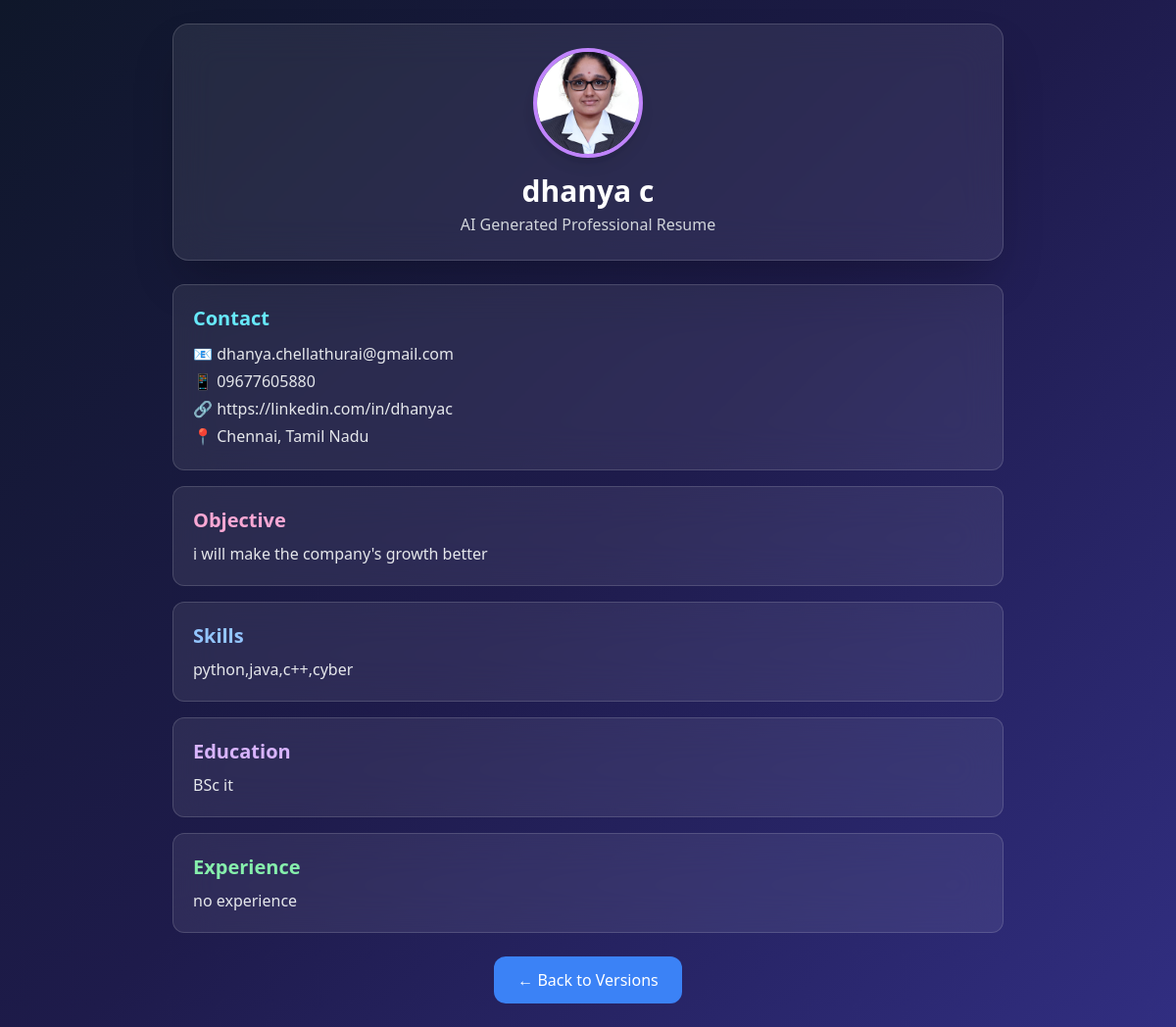
The page /preview/1 on the database as committed earlier.
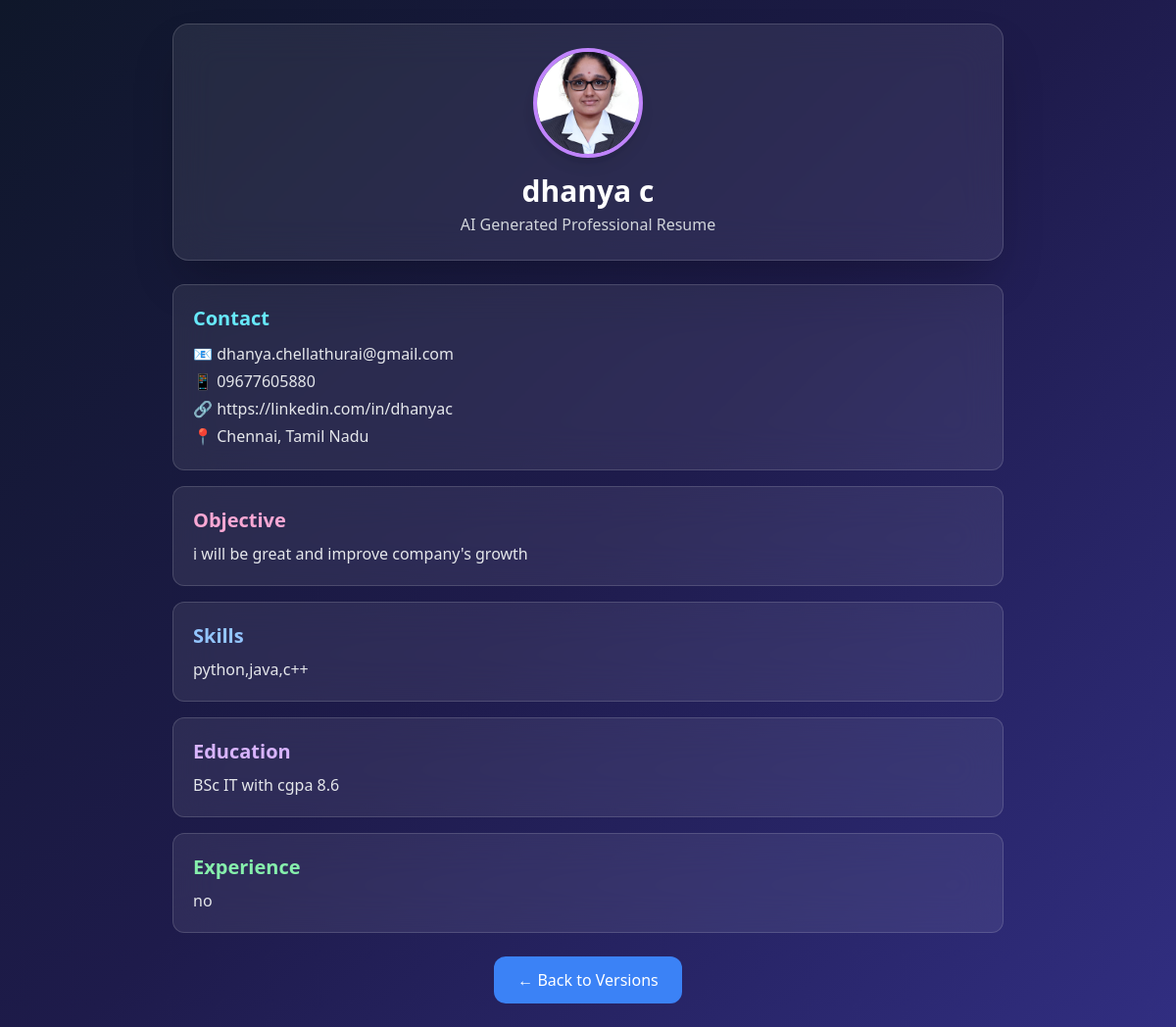
The same page on the database as committed later.
### tables this page shows
CREATE TABLE resume_versions(
        id INTEGER PRIMARY KEY AUTOINCREMENT,
        name TEXT,
        email TEXT,
        phone TEXT,
        linkedin TEXT,
        objective TEXT,
        skills TEXT,
        education TEXT,
        experience TEXT,
        location TEXT,
        photo TEXT,
        template TEXT,
        version_number INTEGER,
        score INTEGER
    );

### app.py (the view)
@app.route('/preview/<int:id>')
def preview(id):
    conn = get_db()
    resume = conn.execute("SELECT * FROM resume_versions WHERE id=?", (id,)).fetchone()
    conn.close()
    return render_template("preview.html",
                           resume=resume,
                           rank=get_rank(resume["score"]))

### app.py (called while the page is built)
def get_db():
    conn = sqlite3.connect("database.db")
    conn.row_factory = sqlite3.Row
    return conn

def get_rank(score):
    if score >= 90:
        return "Excellent"
    elif score >= 70:
        return "Good"
    elif score >= 50:
        return "Average"
    return "Poor"

### templates/preview.html (shortened to what this page needs)
<!DOCTYPE html>
<html>
<head>
    <script src="https://cdn.tailwindcss.com"></script>
</head>
<body class="text-white font-sans">
<div class="max-w-4xl mx-auto p-6">
<div class="glass rounded-2xl p-6 shadow-2xl text-center">
    <img
        src="/static/uploads/{{ resume['photo'] }}"
        class="w-28 h-28 mx-auto rounded-full border-4 border-purple-400 shadow-lg object-cover"
    >
    <h1 class="text-3xl font-bold mt-4">
        {{ resume['name'] }}
    </h1>
    <p class="text-gray-300 mt-1">
        AI Generated Professional Resume
    </p>
</div>
<div class="mt-6 glass p-5 rounded-xl">
    <h2 class="text-xl font-bold text-cyan-300">Contact</h2>
    <p class="mt-2 text-gray-200 leading-7">
        📧 {{ resume['email'] }} <br>
        📱 {{ resume['phone'] }} <br>
        🔗 {{ resume['linkedin'] }} <br>
        📍 {{ resume['location'] }}
    </p>
</div>
<div class="glass p-5 rounded-xl mt-4">
    <h2 class="text-xl font-bold text-pink-300">Objective</h2>
    <p class="mt-2 text-gray-200">
        {{ resume['objective'] }}
    </p>
</div>
<div class="glass p-5 rounded-xl mt-4">
    <h2 class="text-xl font-bold text-blue-300">Skills</h2>
    <p class="mt-2 text-gray-200">
        {{ resume['skills'] }}
    </p>
</div>
<div class="glass p-5 rounded-xl mt-4">
    <h2 class="text-xl font-bold text-purple-300">Education</h2>
    <p class="mt-2 text-gray-200">
        {{ resume['education'] }}
    </p>
</div>
<div class="glass p-5 rounded-xl mt-4">
    <h2 class="text-xl font-bold text-green-300">Experience</h2>
    <p class="mt-2 text-gray-200">
        {{ resume['experience'] }}
    </p>
</div>
<div class="text-center mt-6">
<a href="/versions"
   class="inline-block px-6 py-3 bg-blue-500 rounded-xl hover:bg-blue-600 transition">
   ← Back to Versions
</a>
</div>
</div>
</body>
</html>

Rows that differ between the two databases and show on the page:
changed resume_versions "dhanya c": objective "i will make the company's growth better" → "i will be great and improve company's growth"; skills "python,java,c++,cyber" → "python,java,c++"; education "BSc it" → "BSc IT with cgpa 8.6"; experience "no experience" → "no"
